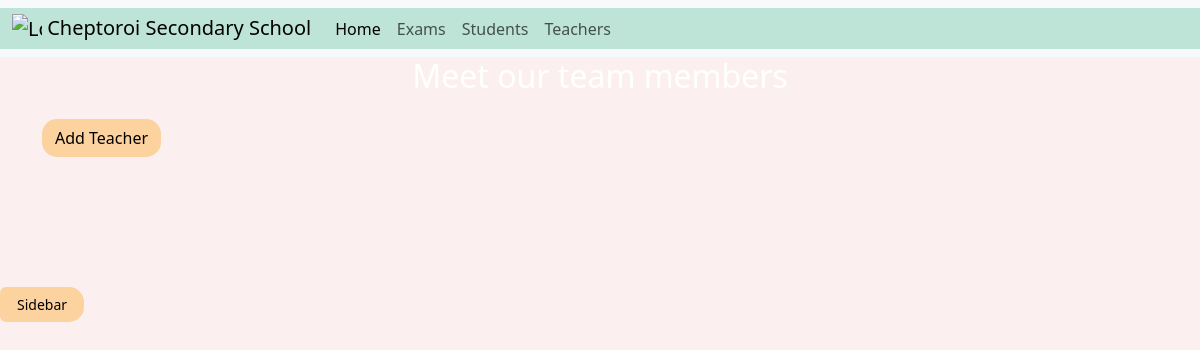
Before: /exams/teacherlist/ with the older database file.
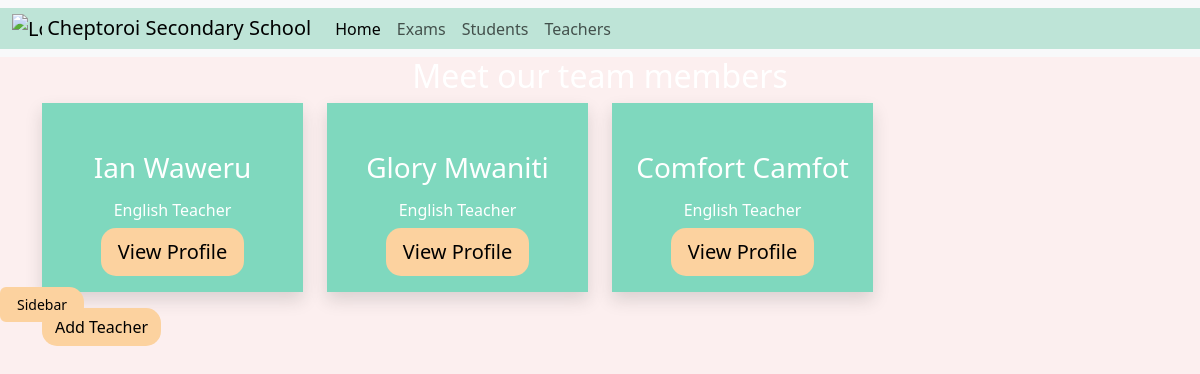
After: the same page with the newer database file.
### exams/models.py (models this page shows, shortened)
class Teacher(models.Model):
    tch_id = models.AutoField(primary_key=True, default=None)
    f_name = models.CharField(max_length=15)
    l_name = models.CharField(max_length=15)
    tsc_no = models.IntegerField(default=None)
    telephone = models.IntegerField(null=True)
    email = models.EmailField(max_length=20, null=True)

### exams/views.py (the view)
# urls.py: path('teacherlist/', views.all_teachers, name='allteachers'),
def all_teachers(request):
    teachers = Teacher.objects.all()
    context = {'teachers': teachers}
    return render(request, 'exams/teachers.html', context)

### exams/templates/exams/teachers.html (shortened to what this page needs)
{% extends 'exams/base.html' %}
{% load static %}
{% block content %}
<body>
    <div class="container">
        <div class="row">
            <div class="col-md-12">
                <h2 class="text-white text-center">
                </h2>
            </div>
            {% for teacher in teachers %}
            <div class="col-lg-3 col-md-4 col-sm-3">
                <div class="shadow d-flex flex-column justify-content-center align-items-center p-3 bg-three rounded-lg">
                    <div class="person-name my-2">
                            <h3 class="text-white">{{ teacher.f_name }} {{ teacher.l_name }}</h3>
                    </div>
                    <div class="info">
                        <h6 class="text-white">English Teacher</h6>
                    </div>
                    <button class="btn btn-custom hover-effect btn-lg btn-block">
                        <a href="{% url 'exams:t_profile' teacher.tch_id %}" style="text-decoration:none; color:black;">
                            View Profile
                        </a>
                    </button>
                </div>
            </div>
            {% endfor %}
        </div>
        <a class="btn btn-custom hover-effect mt-3" href="{% url 'exams:teacher_reg' %}">Add Teacher</a>
    </div>
</body>
{% endblock content %}

Changed rows visible on the page:
added Teacher: f_name "Ian", l_name "Waweru"
added Teacher: f_name "Glory", l_name "Mwaniti"
added Teacher: f_name "Comfort", l_name "Camfot"
